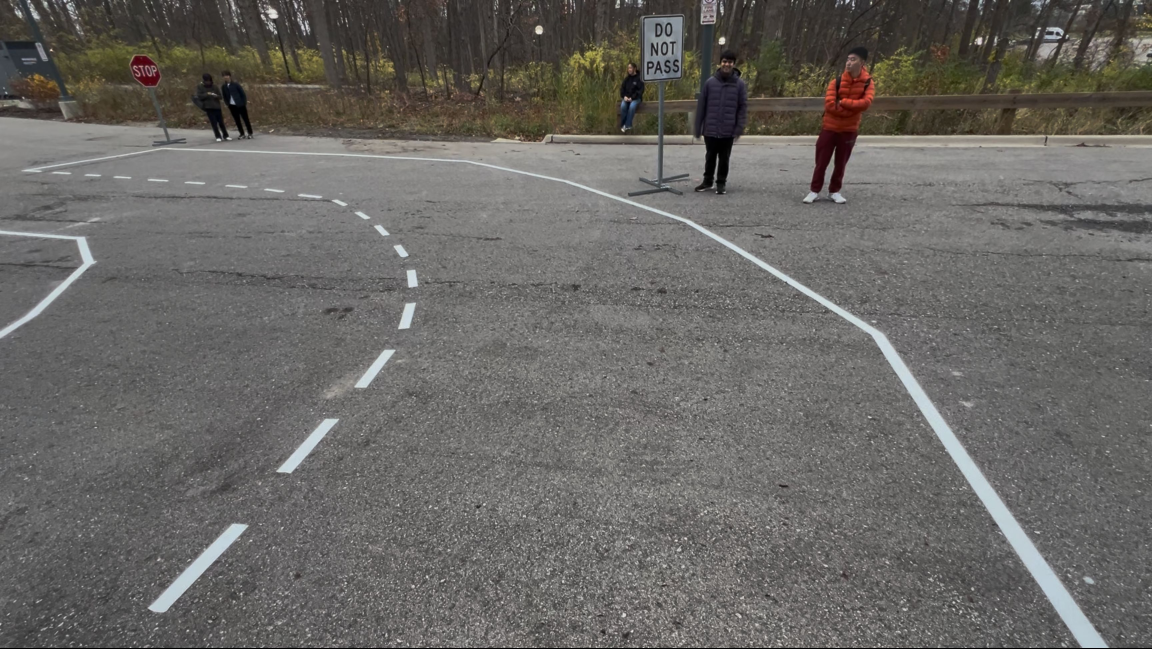
#> input picture algorithms/algorithm_32rr2m7i/src/curved_self_drive.jpg, 3456 x 1946 px, given in place of right_turn.mp4, which was not available (shown at 1/3 size)
$ python right_turn.py
#> lines starting #> are read from the running program, lines starting #| are printed output that depends on the picture; after the words box and inside, x2 and y2 are one past the last pixel; in counts of white or black regions, pixels touching at a corner belong together; pictures that were not available may be replaced by others from this repository, and a replacement may not be noted
import cv2
import numpy as np

# right turn algorithm is not really complete for use on robot

class right_turn:
    def __init__(self):
        # stores state across frames:
        self.image = None
        self.hsv_image = None
        self.white_mask = None
        self.yellow_mask = None
        self.mask = None
        self.resized_mask = None
        self.final = None
        self.height = None
        self.width = None
        self.cnt_diff = None

    def update_mask(self):
        # defining the ranges for HSV values:
        yellow_lower_bound = np.array([12, 95, 0])
        yellow_upper_bound = np.array([32, 255, 255])
        white_lower_bound = np.array([0, 0, 180])
        white_upper_bound = np.array([179, 103, 255])

        # creates binary masks (white pixels- detected color pixels, black pixels- everything else):
        self.white_mask = cv2.inRange(self.hsv_image, white_lower_bound, white_upper_bound)
        self.yellow_mask = cv2.inRange(self.hsv_image, yellow_lower_bound, yellow_upper_bound) # Return a mask of HSV values within the range we specified

        # resizes masks to match image:
        self.white_mask = cv2.resize(self.white_mask, (self.image.shape[1], self.image.shape[0]))
        self.yellow_mask = cv2.resize(self.yellow_mask, (self.image.shape[1], self.image.shape[0]))

        # some post processing stuff to help it look smoother (noise removal):
        self.white_mask = cv2.erode(self.white_mask, None, iterations=2)
        self.white_mask = cv2.dilate(self.white_mask, None, iterations=2)

        self.yellow_mask = cv2.erode(self.yellow_mask, None, iterations=2)
        self.yellow_mask = cv2.dilate(self.yellow_mask, None, iterations=2)

        # combines above masks:
        self.mask = cv2.bitwise_or(self.yellow_mask, self.white_mask)

        # finds right-most lane:
        self.find_right_most_lane()

        # display mask (ignore commented out lines):
        # result = cv2.bitwise_and(image, image, mask=mask) #applies the mask to the base image so only masked parts of the image are shown
        self.resized_mask = cv2.resize(self.mask, (640, 480))
        # cv2.imshow("result", result)
        cv2.imshow("mask", self.resized_mask)


    def find_right_most_lane(self):
        # finds contours: extracts connected yellow regions, each contour ≈ a candidate lane marking
        contours, _ = cv2.findContours(self.yellow_mask, cv2.RETR_EXTERNAL, cv2.CHAIN_APPROX_SIMPLE)
        min_area = 200 # Adjust based on noise size (ignores tiny contours)
        hsv_lanes = np.zeros_like(self.yellow_mask) #new occupancy grid that is blank

        min_x = float("inf")
        best_cnt = None
        max_y = 0

        for cnt in contours: # looping through contours
            # print(f"contour area {cv2.contourArea(cnt)}")
            # print(f"Min area {min_area}")
            if cv2.contourArea(cnt) > min_area: #only processes useful contours (not tiny ones)
                #find left most lane
                # print(cnt[0, 0, 0]) # x-values of each cnt
                # print(cnt[0, 0, 1]) # y-values of each cnt

                # self.cnt_diff stores the previous cnt diff
                # break if prev cnt diff is negative and current cnt diff is positive
                # assign self.cnt_diff to the current cnt diff
                current_cnt_diff = cnt[0, 0, 0] - cnt[0, 0, 1]
                print(current_cnt_diff)
                if self.cnt_diff is not None and self.cnt_diff > 0 and current_cnt_diff < 0 and current_cnt_diff < -450:
                    #break out of this
                    break
                self.cnt_diff = cnt[0, 0, 0] - cnt[0, 0, 1]

                # print(cnt[0,0,0]- cnt[0,0,1])

                if cnt[0, 0, 0] < min_x:
                    max_y = cnt[0, 0, 1]
                    min_x = cnt[0, 0, 0]
                    best_cnt = (min_x, max_y)

                cv2.drawContours(hsv_lanes, [cnt], -1, 255, thickness=cv2.FILLED)
                cv2.circle(self.mask, best_cnt, 50, 255, -1)
                cv2.line(self.mask, (0, best_cnt[1]), (0, self.mask.shape[0]), 255, 10)
                cv2.line(self.mask, (best_cnt[0], best_cnt[1]), (0, best_cnt[1]), 255, 10)

    # Make main function that gets the image path and passes it into update mask as an HSV converted image
    # use cv2.imread(filename) then put the output into cv2.cvtcolor(image, cv2.RBGTOHSV)

    def run(self):
        cap = cv2.VideoCapture('data/right_turn.mp4')
        while cap.isOpened():
            ret, self.image = cap.read()
            if ret:
                self.height, self.width, _ = self.image.shape
                right_half_vid = self.image[:, self.width // 2:]
                self.hsv_image = cv2.cvtColor(self.image, cv2.COLOR_BGR2HSV)

                self.update_mask()
                if cv2.waitKey(1) & 0xFF == ord('q'):
                    cap.release()
                    cv2.destroyAllWindows()
                    break


def main():
    obj = right_turn()
    obj.run()
#> in run, self.image is the input picture: shape (1946, 3456, 3); mean B, G, R 99.8, 103.1, 105.1
#> in run, `right_half_vid = self.image[:, self.width // 2:]`:
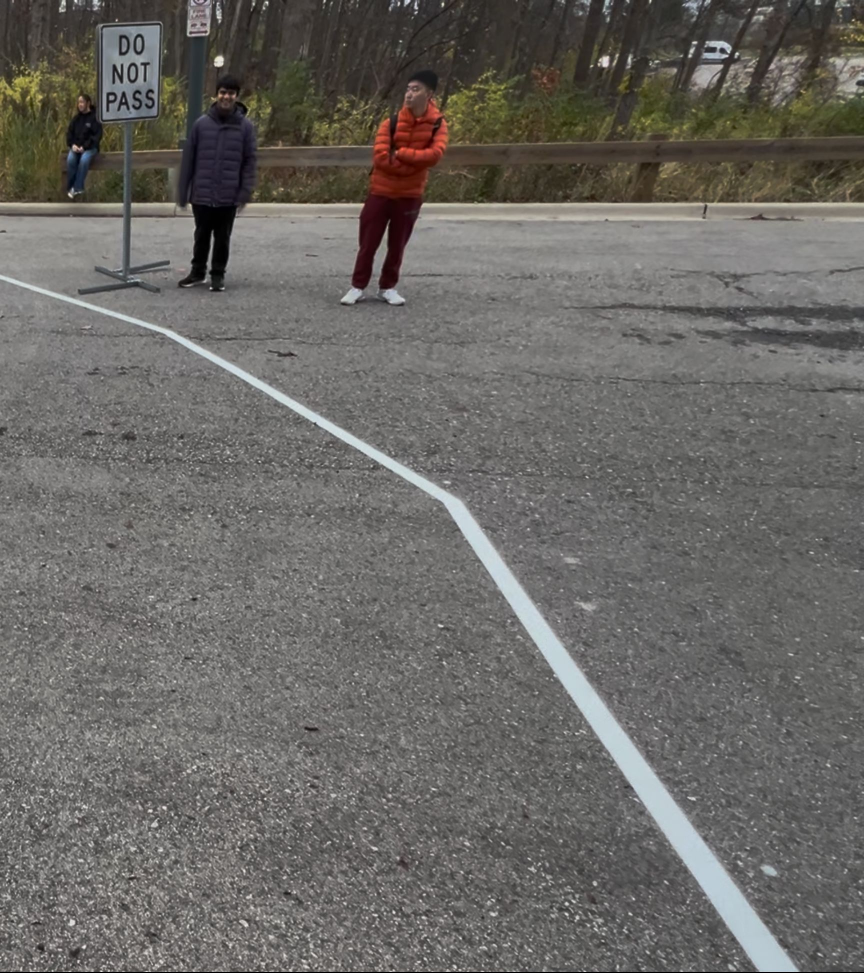
#> right_half_vid: shape (1946, 1728, 3) (shown at 1/2 size); mean B, G, R 100.2, 103.9, 106
#> in run, `self.hsv_image = cv2.cvtColor(self.image, cv2.COLOR_BGR2HSV)`: self.hsv_image: shape (1946, 3456, 3); mean H, S, V 31.5, 19, 105.6
#> in update_mask, `self.white_mask = cv2.inRange(self.hsv_image, white_lower_bound, white..`:
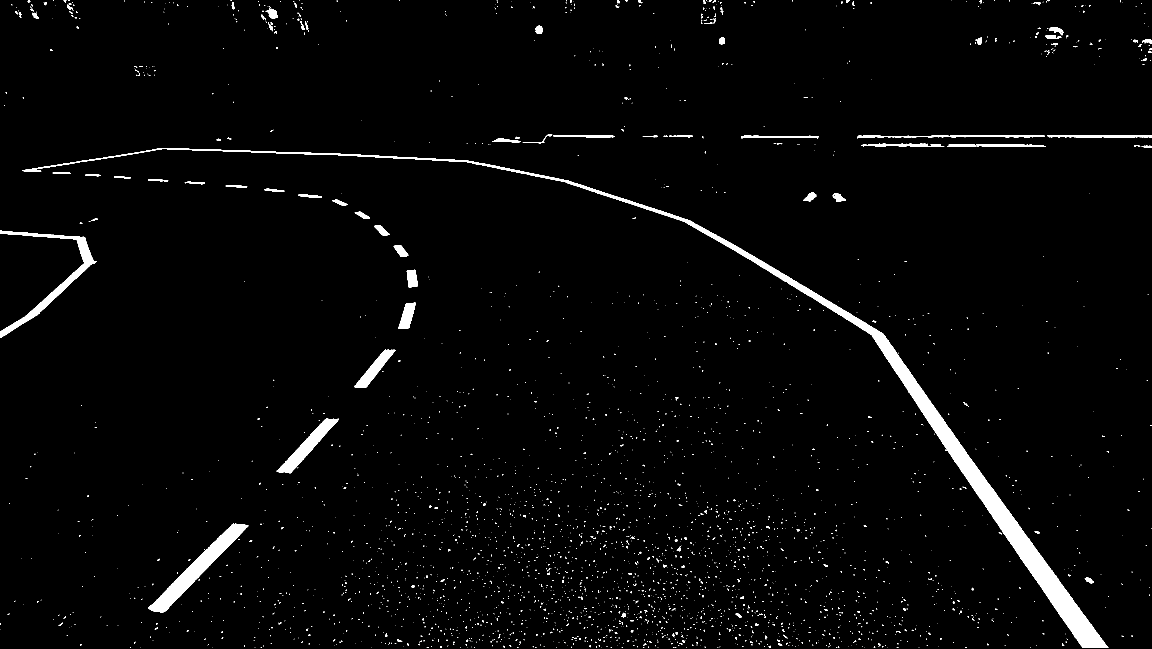
#> self.white_mask: shape (1946, 3456) (shown at 1/3 size); 2.3% white; 3079 white regions (2861 under 20 px), largest, box (x1, y1, x2, y2) and area: (66, 444, 3325, 1944) 75680, (444, 1571, 745, 1837) 14966, (0, 692, 290, 1014) 10329
#> in update_mask, `self.yellow_mask = cv2.inRange(self.hsv_image, yellow_lower_bound, yel..`: self.yellow_mask: shape (1946, 3456); 3.4% white; 1622 white regions (1178 under 20 px), largest, box (x1, y1, x2, y2) and area: (1510, 104, 1923, 424) 51072, (2598, 151, 2956, 305) 24341, (2986, 177, 3456, 280) 17662
#> in update_mask, `self.white_mask = cv2.erode(self.white_mask, None, iterations=2)`: self.white_mask: shape (1946, 3456); 1.4% white; 140 white regions (97 under 20 px), largest, box (x1, y1, x2, y2) and area: (1448, 493, 3321, 1942) 56639, (449, 1574, 741, 1835) 12713, (0, 694, 283, 1012) 6927
#> in update_mask, `self.white_mask = cv2.dilate(self.white_mask, None, iterations=2)`: self.white_mask: shape (1946, 3456); 1.9% white; 124 white regions (2 under 20 px), largest, box (x1, y1, x2, y2) and area: (1394, 481, 3323, 1944) 70228, (447, 1572, 743, 1837) 14941, (0, 692, 285, 1014) 10305
#> in update_mask, `self.yellow_mask = cv2.erode(self.yellow_mask, None, iterations=2)`: self.yellow_mask: shape (1946, 3456); 1.6% white; 563 white regions (386 under 20 px), largest, box (x1, y1, x2, y2) and area: (1649, 123, 1918, 402) 24356, (2601, 165, 2947, 289) 16938, (224, 136, 401, 272) 10151
#> in update_mask, `self.yellow_mask = cv2.dilate(self.yellow_mask, None, iterations=2)`: self.yellow_mask: shape (1946, 3456); 2.7% white; 394 white regions, largest, box (x1, y1, x2, y2) and area: (1639, 121, 1921, 404) 35575, (2599, 161, 2949, 296) 22973, (2990, 181, 3376, 278) 13678
#> in update_mask, `self.mask = cv2.bitwise_or(self.yellow_mask, self.white_mask)`:
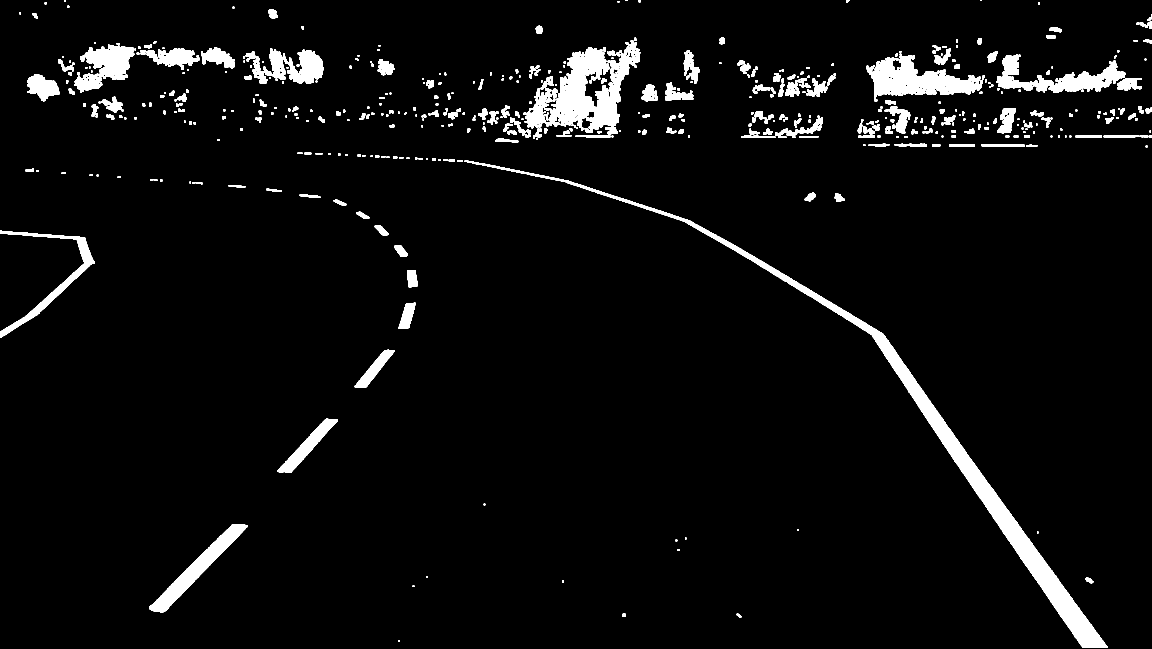
#> self.mask: shape (1946, 3456) (shown at 1/3 size); 4.6% white; 518 white regions (2 under 20 px)
#> in find_right_most_lane, `contours, _ = cv2.findContours(self.yellow_mask, cv2.RETR_EXTERNAL, cv..`: contours = 393 contours, 57 with area under 20; largest, box (x1, y1, x2, y2) and area: (1639, 121, 1921, 404) 35426, (2599, 161, 2949, 296) 22753, (2990, 181, 3376, 278) 13340, (222, 134, 403, 278) 13092, (849, 149, 971, 252) 7118
#> the loop in find_right_most_lane, `for cnt in contours: # looping through contours # print(f"contour area..` made 393 passes
#> (current_cnt_diff, self.cnt_diff, max_y, min_x, best_cnt) on passes 14, 56, 148, 163, 195, 293: (1138, 1138, 391, 1529, (1529, 391)), (1149, 1149, 371, 1520, (1520, 371)), (1019, 1019, 336, 1355, (1355, 336)), (976, 976, 331, 1307, (1307, 331)), (-33, -33, 313, 280, (280, 313)), (-118, -118, 223, 105, (105, 223))
#> (current_cnt_diff, self.cnt_diff) on passes 21, 22, 24, 30, 36, 44: (2530, 2530), (1915, 1915), (1226, 1226), (1370, 1370), (2211, 2211), (1176, 1176)
#| 1138
#| 2530
#| 1915
#| 1226
#| 1370
#| 2211
#| 1176
#| 2259
#> (further printed lines are left out)
#> after the loop in find_right_most_lane, `for cnt in contours:`:
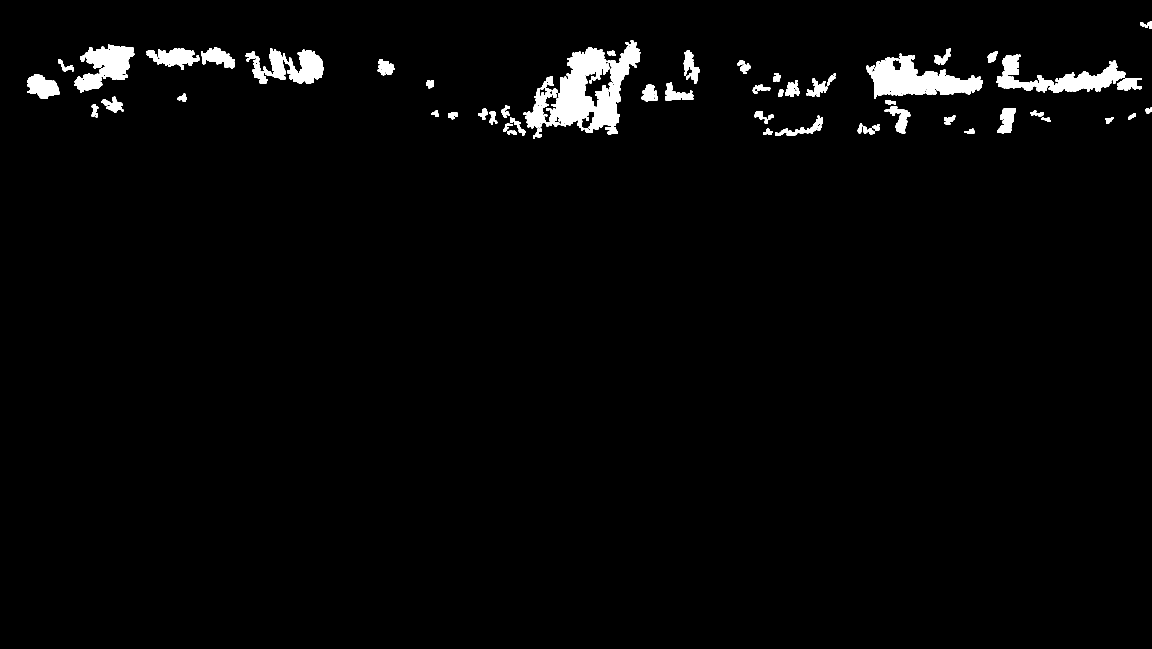
#> hsv_lanes: shape (1946, 3456) (shown at 1/3 size); 2.4% white; 66 white regions, largest, box (x1, y1, x2, y2) and area: (1639, 121, 1921, 404) 36833, (2599, 161, 2949, 296) 23507, (2990, 181, 3376, 278) 14023
#> after the loop in find_right_most_lane, `for cnt in contours:`:
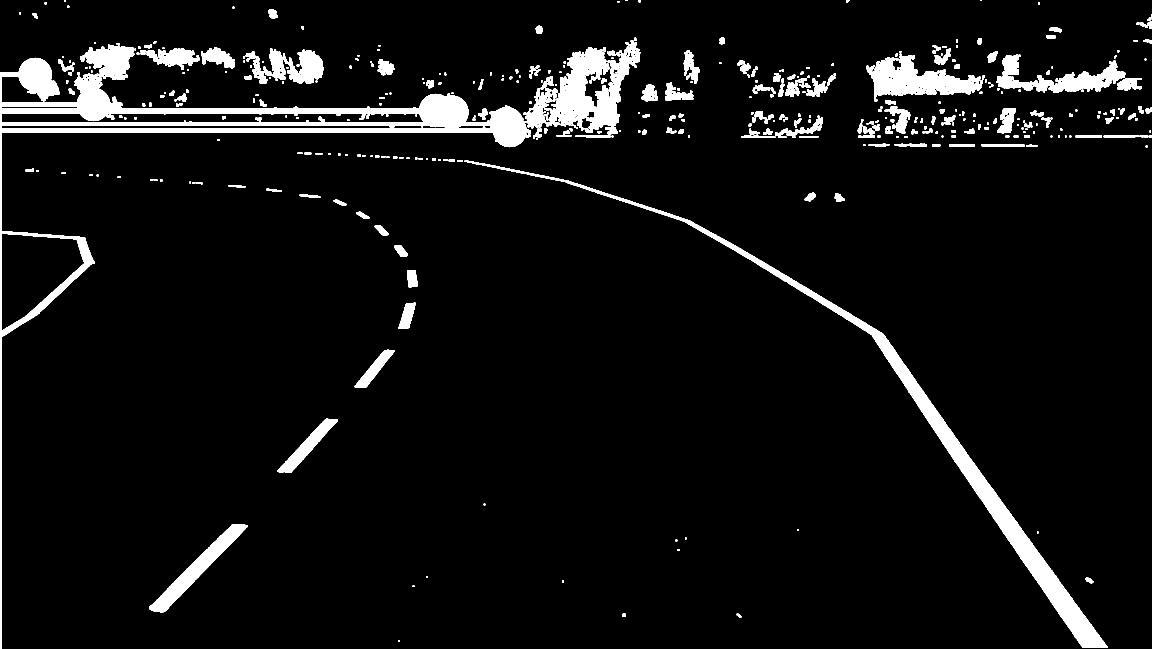
#> self.mask: shape (1946, 3456) (shown at 1/3 size); 5.9% white; 446 white regions (2 under 20 px), largest, box (x1, y1, x2, y2) and area: (0, 134, 1593, 1946) 129768, (1394, 481, 3323, 1944) 70228, (1639, 121, 1921, 404) 35575
#> after the loop in find_right_most_lane, `for cnt in contours:`: max_y = 223; min_x = 105
#> in update_mask, `self.resized_mask = cv2.resize(self.mask, (640, 480))`:
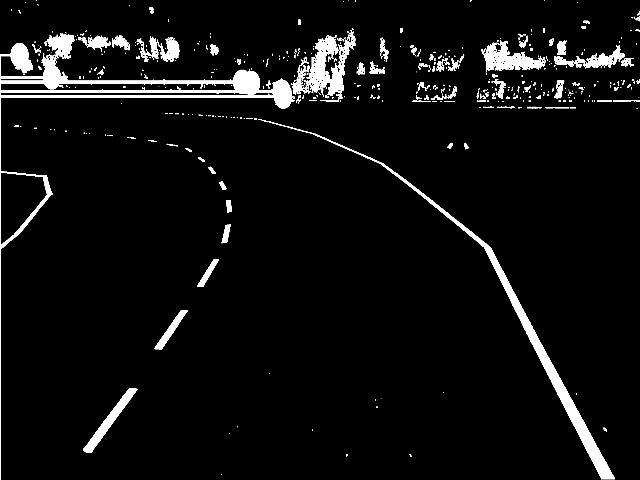
#> self.resized_mask: shape (480, 640); min 0, max 255, mean 15.2
#> (key q is pressed here)


if __name__ == "__main__":
    main()
